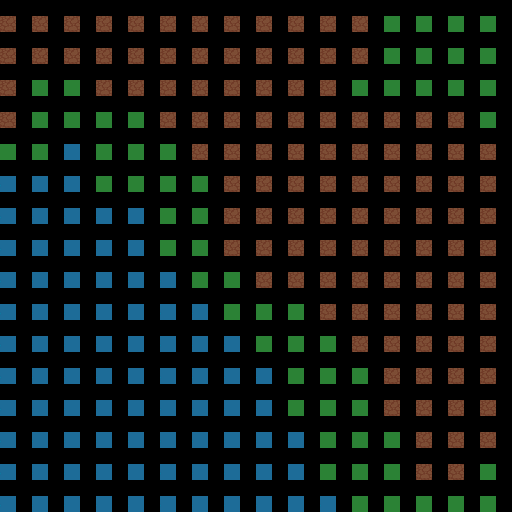

A level layout from a 2D game, rendered from its tile map. Below: a short description, then the map file with its tile-grid data intact:
An orthogonal 16x16 tile map with 32x32 px tiles, 1 tile layer (Tile Layer 1).

<map version="1.2" tiledversion="1.3.5" orientation="orthogonal" renderorder="right-down" width="16" height="16" tilewidth="32" tileheight="32" infinite="0" nextlayerid="2" nextobjectid="1">
 <editorsettings>
  <export target="testmap2_16x16.map" format="csv" />
 </editorsettings>
 <tileset firstgid="1" source="simple.tsx" />
 <layer id="1" name="Tile Layer 1" width="16" height="16">
  <data encoding="csv">
3,3,3,3,3,3,3,3,3,3,3,3,2,2,2,2,
3,3,3,3,3,3,3,3,3,3,3,3,2,2,2,2,
3,2,2,3,3,3,3,3,3,3,3,2,2,2,2,2,
3,2,2,2,2,3,3,3,3,3,3,3,3,3,3,2,
2,2,1,2,2,2,3,3,3,3,3,3,3,3,3,3,
1,1,1,2,2,2,2,3,3,3,3,3,3,3,3,3,
1,1,1,1,1,2,2,3,3,3,3,3,3,3,3,3,
1,1,1,1,1,2,2,3,3,3,3,3,3,3,3,3,
1,1,1,1,1,1,2,2,3,3,3,3,3,3,3,3,
1,1,1,1,1,1,1,2,2,2,3,3,3,3,3,3,
1,1,1,1,1,1,1,1,2,2,2,3,3,3,3,3,
1,1,1,1,1,1,1,1,1,2,2,2,3,3,3,3,
1,1,1,1,1,1,1,1,1,2,2,2,3,3,3,3,
1,1,1,1,1,1,1,1,1,1,2,2,2,3,3,3,
1,1,1,1,1,1,1,1,1,1,2,2,2,3,3,2,
1,1,1,1,1,1,1,1,1,1,1,2,2,2,2,2
</data>
 </layer>
</map>
